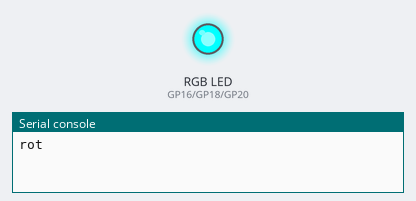
Recording of a program running on a simulated Raspberry Pi Pico running MicroPython. Parts: an RGB LED mixed from three pins (HIGH = lit), the last lines printed to the serial console.

Above: at 1.5 s.
At 4.5 s:
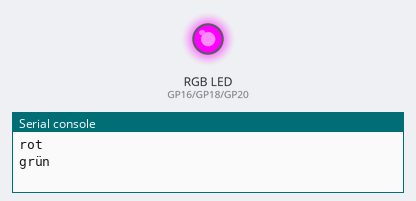
At 7.5 s:
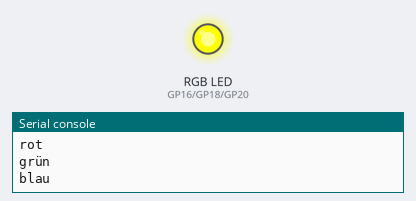
Timing chart, 0 to 11.7 s (numbered marks = the images above):
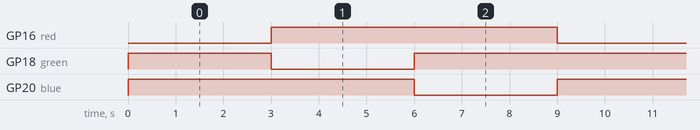

Measured:
- by itself, GP16 (red), GP20 (blue): alternates HIGH for 6.0 s and LOW for 3.0 s
- by itself, GP18 (green): repeats every 9.0 s: LOW 3.0 s, HIGH 6.0 s
- by itself, everything shown: repeats every 9.0 s, in 3 steps

The program:

rgb_led_common_anode.py
```python
from machine import Pin
import utime

red = Pin(16, Pin.OUT)
green = Pin(18, Pin.OUT)
blue = Pin(20, Pin.OUT)

red.value(0)
green.value(0)
blue.value(0)

while True:
    red.value(0)
    green.value(1)
    blue.value(1)
    print("rot")
    utime.sleep(3)

    red.value(1)
    green.value(0)
    blue.value(1)
    print("grün")
    utime.sleep(3)

    red.value(1)
    green.value(1)
    blue.value(0)
    print("blau")
    utime.sleep(3)
```
